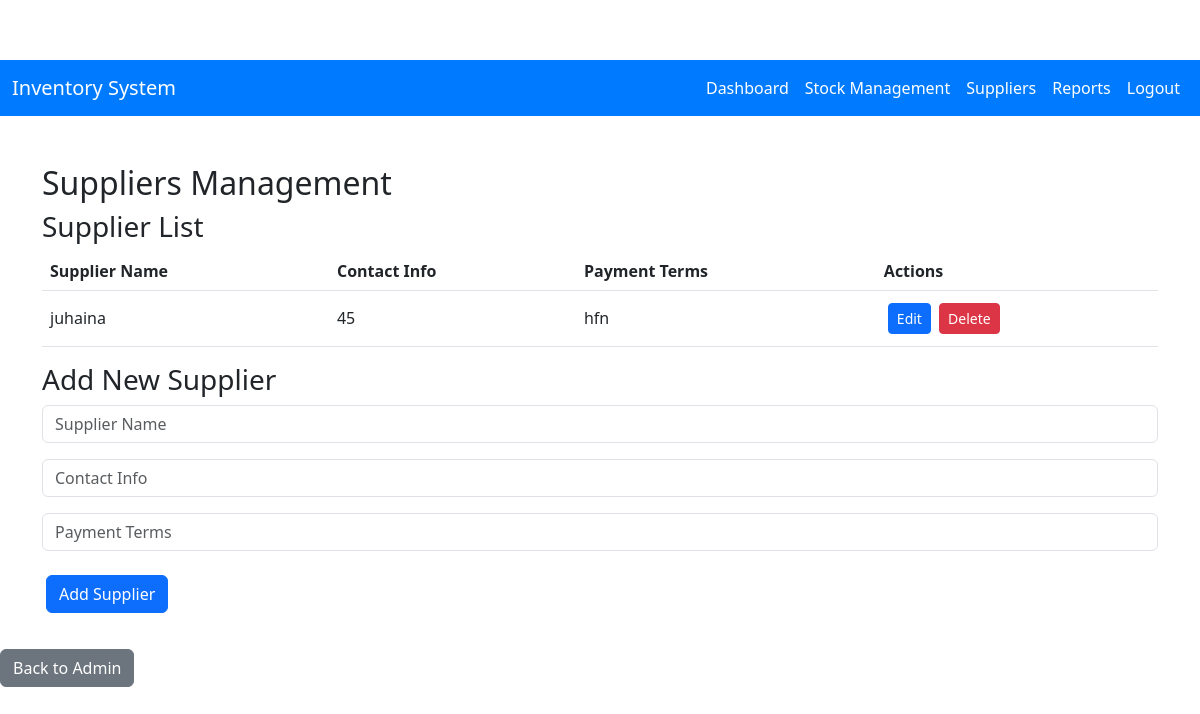
Page /Admin/Suppliers.php on the earlier database version.
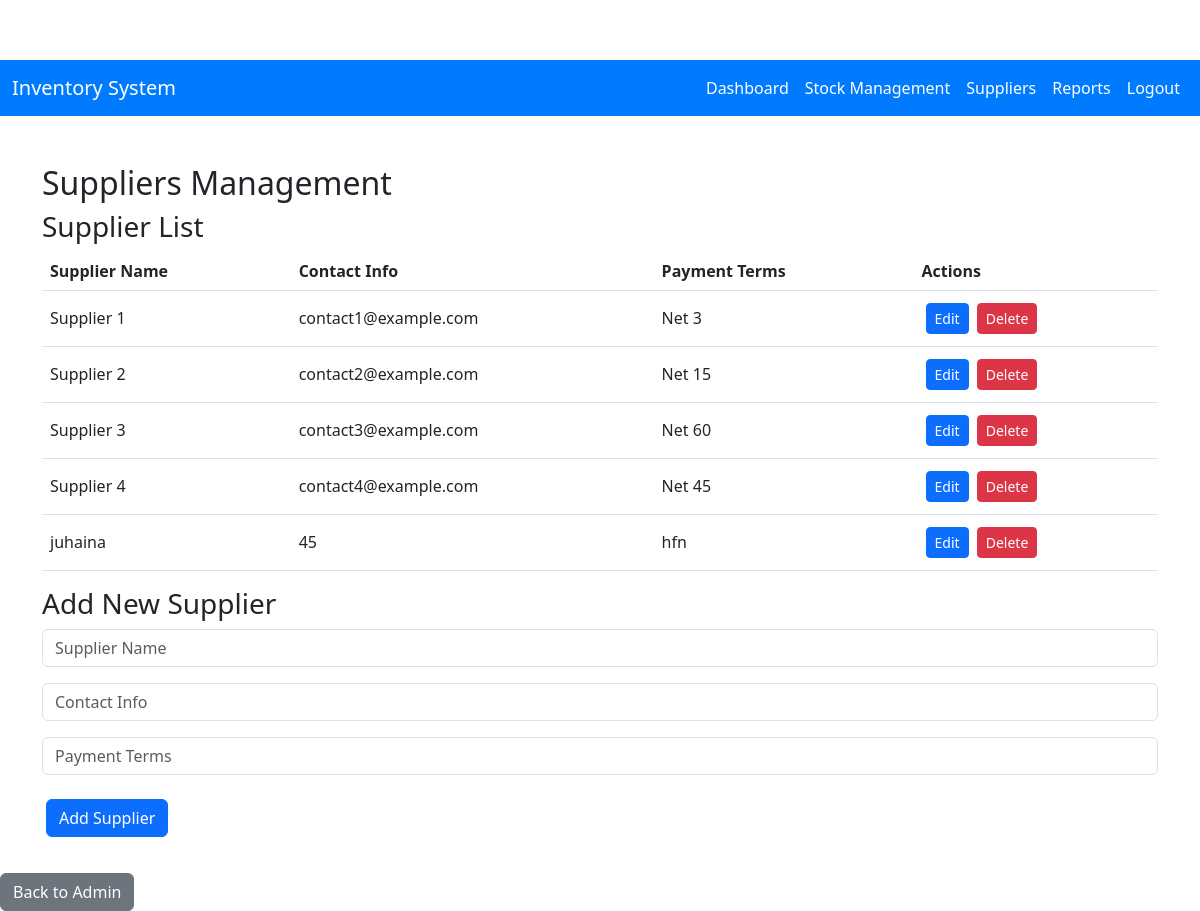
Same page on the later database version.
### tables this page shows
CREATE TABLE `suppliers` (
  `id` int(11) NOT NULL,
  `supplier_name` varchar(255) NOT NULL,
  `contact_info` varchar(255) NOT NULL,
  `payment_terms` varchar(255) NOT NULL,
  `is_deleted` tinyint(1) DEFAULT 0
);

### Admin/Suppliers.php (the view, shortened to what this page needs)
<?php
include '../db.php';
include 'AdminNavBar.php';
$sql = "SELECT * FROM suppliers WHERE is_deleted = 0";
$result = $conn->query($sql);
?>
<!DOCTYPE html>
<html lang="en">
<head>
    <link rel="stylesheet" href="Admin.css">
    <link href="https://cdn.jsdelivr.net/npm/bootstrap@5.3.0/dist/css/bootstrap.min.css" rel="stylesheet">
    <link href="https://cdn.jsdelivr.net/npm/bootstrap@5.3.0/dist/css/bootstrap.min.css" rel="stylesheet">
</head>
<body>
    <div class="container mt-5">
        <h2>Suppliers Management</h2>
        <h3>Supplier List</h3>
        <table class="table table-hover">
            <thead>
                <tr>
                    <th>Supplier Name</th>
                    <th>Contact Info</th>
                    <th>Payment Terms</th>
                    <th>Actions</th>
                </tr>
            </thead>
            <tbody>
                <?php if ($result->num_rows > 0): ?>
                    <?php while ($row = $result->fetch_assoc()): ?>
                        <tr>
                            <td><?php echo $row['supplier_name']; ?></td>
                            <td><?php echo $row['contact_info']; ?></td>
                            <td><?php echo $row['payment_terms']; ?></td>
                            <td>
 <a href="#" class="btn btn-primary btn-sm editBtn"
                           data-bs-toggle="modal"
                           data-bs-target="#editSupplierModal"
                           data-id="<?php echo $row['id']; ?>"
                           data-name="<?php echo $row['supplier_name']; ?>"
                           data-contact="<?php echo $row['contact_info']; ?>"
                           data-terms="<?php echo $row['payment_terms']; ?>">
                           Edit
                        </a>
<a href="suppliers.php?delete=<?php echo $row['id']; ?>" class="btn btn-danger btn-sm"
    onclick="return confirm('Are you sure you want to delete this supplier?')">Delete</a>
                            </td>
                        </tr>
                    <?php endwhile; ?>
                <?php else: ?>
                    <tr>
                        <td colspan="4">No suppliers found</td>
                    </tr>
                <?php endif; ?>
            </tbody>
        </table>
        <h3><?php echo isset($_GET['edit']) ? 'Edit Supplier' : 'Add New Supplier'; ?></h3>
        <form method="post" action="suppliers.php">
            <input type="text" class="form-control" name="supplier_name" placeholder="Supplier Name" value="<?php echo isset($supplier['supplier_name']) ? $supplier['supplier_name'] : ''; ?>" required>
            <input type="text" class="form-control" name="contact_info" placeholder="Contact Info" value="<?php echo isset($supplier['contact_info']) ? $supplier['contact_info'] : ''; ?>" required>
            <input type="text" class="form-control" name="payment_terms" placeholder="Payment Terms" value="<?php echo isset($supplier['payment_terms']) ? $supplier['payment_terms'] : ''; ?>" required>
            <button type="submit" class="btn btn-primary mt-2"><?php echo isset($_GET['edit']) ? 'Update Supplier' : 'Add Supplier'; ?></button>
        </form>
    </div>
    <button class="btn btn-secondary mt-3" onclick="window.location.href='admin.php'">Back to Admin</button>
</body>
</html>

Differences in the rows shown:
added suppliers: supplier_name "Supplier 1", contact_info "contact1@example.com", payment_terms "Net 3"
added suppliers: supplier_name "Supplier 2", contact_info "contact2@example.com", payment_terms "Net 15"
added suppliers: supplier_name "Supplier 3", contact_info "contact3@example.com", payment_terms "Net 60"
added suppliers: supplier_name "Supplier 4", contact_info "contact4@example.com", payment_terms "Net 45"
